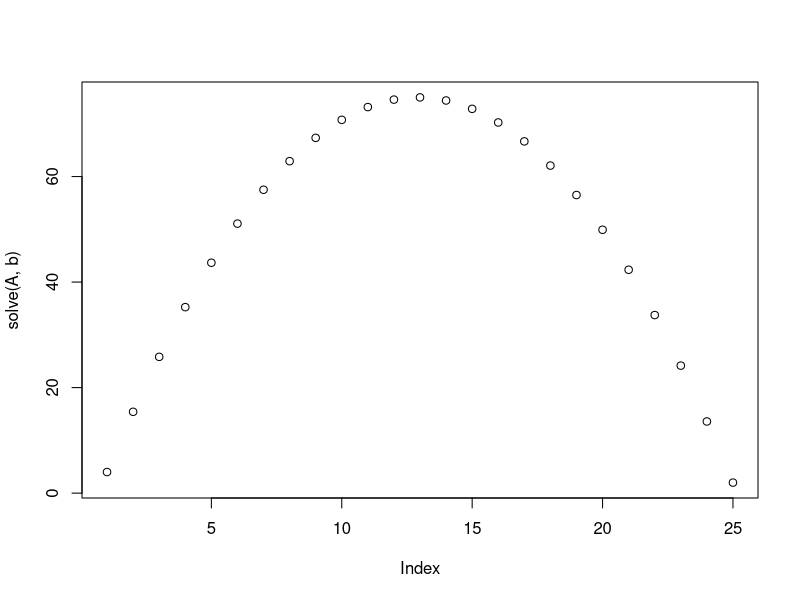
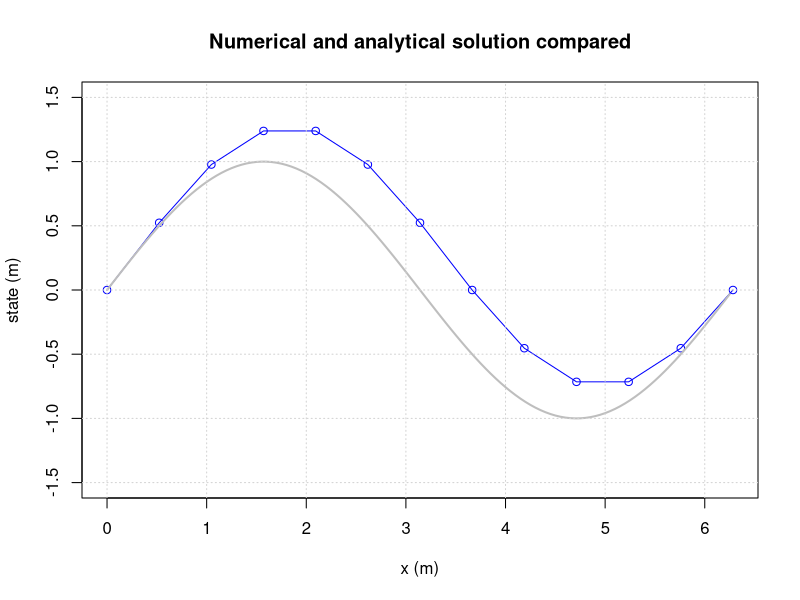

The R source for these figures, in order: (Note: this script raises an error after producing the figures.)
## ---- chunk 1
M = matrix (c(1, 2, 3, 4, 5, 6) , nrow=2)
print(M)
## ---- chunk 2
M[1,2]= 100
M[1, ]= c(10, 11, 12)
M[ ,2]= c(-1 ,-2)
## ---- chunk 3
M = matrix(c(1, 2, 3, 4, 5, 6), nrow=2 , ncol=3)
## ---- chunk 4
M = matrix(c(1, 2, 3, 4, 5, 6) , nrow=2 , ncol=2)
## ---- chunk 5
M = matrix(c(1, 2, 3, 4, 5, 6) , nrow=2 , ncol=4)
## ---- chunk 6
M = matrix(c(1, 2, 3, 4, 5, 6) , nrow=2 , ncol=3 , byrow=TRUE)
## ---- chunk 7
M = matrix(0,nrow=5,ncol=7)
for(i in 1:nrow(M)) {
  for(j in 1:ncol(M)){
    M[i,j]=i+j
  }
}
print(M)
## ---- chunk 8
M = matrix(0,nrow=3,ncol=5)
for(i in 1:nrow(M)) {
  for(j in 1:ncol(M)){
    M[i,j]=10*i+j
  }
}
print(M)
## ---- chunk 9
M = matrix(0,nrow=5,ncol=5)
for(i in 1:nrow(M)) {
  for(j in 1:ncol(M)){
    M[i,j]=abs(i-j)
  }
}
print(M)
## ---- chunk 10
A = matrix(c(1,0,0,0,0,-1,2,-1,0,0,0,-1,2,-1,0,0,0,-1,2,-1,0,0,0,0,1),nrow=5,ncol=5,byrow=TRUE)
b = matrix(c(4,1,1,1,2),nrow=5)
print(solve(A,b))
## ---- chunk 11
N      = 20
A      = matrix(0,nrow=N,ncol=N)
b      = rep(1,length=N)
A[1,1] = 1
b[1]   = 4
## ---- chunk 12
N      = 25
A      = matrix(0,nrow=N,ncol=N)
b      = rep(1,length=N)
A[1,1] = 1
b[1]   = 4
b[N]   = 2
A[N,N] = 1
for(i in 2:(N-1)){
  A[i,i  ] = 2
  A[i,i-1] = -1
  A[i,i+1] = -1
}
#print(solve(A,b))
plot(solve(A,b))
## ---- chunk 13
M=matrix(0,nrow=3,ncol=3)
# bring flux between 1and 2 in matrix
M[1,1] = M[1,1]-7
M[1,2] = M[1,2]+7
M[2,2] = M[2,2]-7
M[2,1] = M[2,1]+7
# bring flux between 1 and 3 in matrix
M[1,1] = M[1,1]-5
M[1,3] = M[1,3]+5
M[3,3] = M[3,3]-5
M[3,1] = M[3,1]+5
# bring flux between 2 and 3 in matrix
M[2,2] = M[2,2]-8
M[2,3] = M[2,3]+8
M[3,3] = M[3,3]-8
M[3,2] = M[3,2]+8
# bring in the boundary condition
M[1,]  = 0
M[1,1] = 1
# right hand side
b = c(2,-1,-2)
print(solve(M,b))
## ---- chunk 14
M=matrix(0,nrow=3,ncol=3)
# bring flux between 1and 2 in matrix
M[1,1] = M[1,1]-7
M[1,2] = M[1,2]+7
M[2,2] = M[2,2]-7
M[2,1] = M[2,1]+7
# bring flux between 1 and 3 in matrix
M[1,1] = M[1,1]-5
M[1,3] = M[1,3]+5
M[3,3] = M[3,3]-5
M[3,1] = M[3,1]+5
# bring flux between 2 and 3 in matrix
M[2,2] = M[2,2]-8
M[2,3] = M[2,3]+8
M[3,3] = M[3,3]-8
M[3,2] = M[3,2]+8
# bring in the boundary condition
M[1,]  = 0
M[1,1] = 1
# right hand side
b = c(2,0,0)
print(solve(M,b))
## ---- chunk 15
M=matrix(0,nrow=3,ncol=3)
# bring flux between 1and 2 in matrix
M[1,1] = M[1,1]-7
M[1,2] = M[1,2]+7
M[2,2] = M[2,2]-7
M[2,1] = M[2,1]+7
# bring flux between 1 and 3 in matrix
M[1,1] = M[1,1]-5
M[1,3] = M[1,3]+5
M[3,3] = M[3,3]-5
M[3,1] = M[3,1]+5
# bring flux between 2 and 3 in matrix
M[2,2] = M[2,2]-8
M[2,3] = M[2,3]+8
M[3,3] = M[3,3]-8
M[3,2] = M[3,2]+8
# bring in the boundary condition
M[1,]  = 0
M[1,1] = 1
# right hand side
b = c(2,-1,-2)
print(solve(M,b))
## ---- chunk 16
M = matrix(0,nrow=3,ncol=3)
# the following gives an ???elegant??? programming solution
f = c(1,2,3)
t = c(2,3,1)
a = c(7,8,5)
for(i in 1:length(f)){
  M[f[i],f[i]] = M[f[i],f[i]] - a[i]
  M[f[i],t[i]] = M[f[i],t[i]] + a[i]
  M[t[i],t[i]] = M[t[i],t[i]] - a[i]
  M[t[i],f[i]] = M[t[i],f[i]] + a[i]
}
## ---- chunk 17
# Initial parameter values
left          = 0     # usually this variable is set to 0
right         = 2*pi  # end time of the simulation (50)
dx            = pi/6  # delta t; time discretisation (0.25)
left.state    = 0     # state of the system at the beginning of the simulation

# Simulation initialisation
space         = left
result.state  = c(left.state)
result.space  = c(left)
current.state = left.state

sys.fun = function(space,state){
  return(state + dx*cos(space))
}

# Simulation
while(space < right)
{
  current.state = sys.fun(space,current.state)
  result.state  = c(result.state,current.state)
  space         = space + dx
  result.space  = c(result.space,space)
}

# Plotting
plot(result.space,result.state,type='o', xlab="x (m)",ylab="state (m)", ylim = c(-1.5,1.5), col="blue")
space.sequence = seq(left,right,by=0.05)
analyt.state=sin(space.sequence)
lines(space.sequence,analyt.state,col='grey',lwd=2)
title(main='Numerical and analytical solution compared')
grid()
## ---- chunk 18
rm(list=ls()) 

# setting up initial parameters
dx    = pi/6
left  = 0
right = 2*pi
xcoor = seq(left,right, by=dx) # builds a list of all coordinates

bl    = 0                      # left boundary condition
V     = c()                    # build an empty vector for the solutions
M     = matrix(0,nrow=length(xcoor),ncol=length(xcoor)) # an empty matrix for the differencing scheme

### FILL IN THE MATRIX AND VECTOR HERE

# solve matrix equation
s = solve(M,V)

# plotting
plot(xcoor,s,ylab="state (m)",xlab="x (m) ",type='o',col='blue', ylim=c(-1.5,1.5)) # numerical approximation
x_sol = seq(left,right,by=0.05)
lines(x_sol,sin(x_sol),type='l', col="grey",lwd=2)
title(main='Forward differencing scheme with matrices')
grid()
## ---- chunk 19
rm(list=ls()) 

# setting up initial parameters
dx    = pi/6
left  = 0
right = 2*pi
xcoor = seq(left,right, by=dx) # builds a list of all coordinates

bl    = 0                      # left boundary condition
V     = c()                    # build an empty vector for the solutions
M     = matrix(0,nrow=length(xcoor),ncol=length(xcoor)) # an empty matrix for the differencing scheme

# populating vector and matrix
for(j in 2:(length(xcoor)))
{
  M[j,j]   = 1
  M[j,j-1] = -1
  V[j]     = dx*cos(xcoor[j-1])  # -1 because it's an explicit scheme
}

# left boundary condtion
M[1,1]     = 1
M[1,2]     = 0
V[1]       = bl

# solve matrix equation
s = solve(M,V)

# plotting
plot(xcoor,s,ylab="state (m)",xlab="x (m) ",type='o',col='blue', ylim=c(-1.5,1.5)) # numerical approximation
x_sol = seq(left,right,by=0.05)
lines(x_sol,sin(x_sol),type='l', col="grey",lwd=2)
title(main='Forward differencing scheme with matrices')
grid()
## ---- chunk 20
rm(list=ls()) 

# setting up initial parameters
dx    = pi/6
left  = 0
right = 2*pi
xcoor = seq(left,right, by=dx) # builds a list of all coordinates

bl    = 0                      # left boundary condition
V     = c()                    # build an empty vector for the solutions
M     = matrix(0,nrow=length(xcoor),ncol=length(xcoor)) # an empty matrix for the differencing scheme

# populating vector and matrix
for(j in 2:(length(xcoor)))
{
  M[j,j]   = 1
  M[j,j-1] = -1
  V[j]     = dx*cos(xcoor[j])
}

# left boundary condtion
M[1,1]     = 1
M[1,2]     = 0
V[1]       = bl

# solve matrix equation
s = solve(M,V)

# plotting
plot(xcoor,s,ylab="state (m)",xlab="x (m) ",type='o',col='blue', ylim=c(-1.5,1.5)) # numerical approximation
x_sol = seq(left,right,by=0.05)
lines(x_sol,sin(x_sol),type='l', col="grey",lwd=2)
title(main='Backward differencing scheme with matrices')
grid()
## ---- chunk 21
rm(list=ls()) 

# setting up initial parameters
dx    = pi/6
left  = 0
right = 2*pi
xcoor = seq(left,right, by=dx) # builds a list of all coordinates

bl    = sin(left)              # left boundary condition
br    = sin(right)             # right boundary condition
V     = c()                    # build an empty vector for the solutions
M     = matrix(0,nrow=length(xcoor),ncol=length(xcoor)) # an empty matrix for the differencing scheme

# populating vector and matrix
for(j in 2:(length(xcoor)-1))
{
  M[j,j-1] = -1
  if(length(xcoor)!=j){M[j,j+1] = 1}
  M[j,j] = 10E-15 # analytically this should be 0, but this results in a singular matrix that,by defenition is ininvertable. This means that an analytical solution does not exist anymore
  V[j]     = 2*dx*cos(xcoor[j])
}

# left boundary condtion
M[1,1]       = 1
M[1,2]       = 0
V[1]         = bl

# right boundary condition
end = length(xcoor)
M[end,end]   = 1
M[end,end-1] = 0
V[end]       = br

# solve matrix equation
s = solve(M,V)

# plotting
plot(xcoor,s,ylab="state (m)",xlab="x (m) ",type='o',col='blue', ylim=c(-1.5,1.5)) # numerical approximation
x_sol = seq(left,right,by=0.05)
lines(x_sol,sin(x_sol),type='l', col="grey",lwd=2)
title(main='Central differencing scheme with matrices')
grid()
## ---- chunk 22
dx    = 5    # step size
D     = 5    # diffusion coefficient
u     = 5    # advectio coefficient
bl    = 0    # left boundary
br    = 1    # right boundary
n     = 5    # amount of nodes

left  = 0    # left coordinate
xcoor = seq(left,dx*(n-1), by=dx)

V     = c()  # build an empty vector for the solutions
M     = matrix(0,nrow=length(xcoor),ncol=length(xcoor)) 

for(j in 2:(length(xcoor)-1))
{
  M[j,j-1] = -u/(2*dx) - D/(dx^2)
  M[j,j  ] = 2*D/(dx^2)
  M[j,j+1] = u/(2*dx) - D/(dx^2)
  V[j]     = 0
}

# Left boundary
M[1,1] = 1
V[1]   = bl

# Right boundary
M[n,n] = 1
V[n]   = br

# Solve the system
s = solve(M,V)

print(M)
## ---- chunk 23
dx    = 5    # step size
D     = 5    # diffusion coefficient
u     = 5    # advectio coefficient
bl    = 0    # left boundary
br    = 1    # right boundary
n     = 5    # amount of nodes

left  = 0    # left coordinate
xcoor = seq(left,dx*(n-1), by=dx)

V     = c()  # build an empty vector for the solutions
M     = matrix(0,nrow=length(xcoor),ncol=length(xcoor)) 

for(j in 2:(length(xcoor)-1))
{
  M[j,j-1] = -u/(2*dx) - D/(dx^2)
  M[j,j  ] = 2*D/(dx^2)
  M[j,j+1] = u/(2*dx) - D/(dx^2)
  V[j]     = 0
}

# Left boundary
M[1,1] = 1
V[1]   = bl

# Right boundary
M[n,n] = 1
V[n]   = br

# Solve the system
s = solve(M,V)

# Plotting
plot(xcoor,s,ylab="state (m)",xlab="x (m) ",type='o',col='blue')
title(main='Advection Diffusion Equation')
grid()

# Calculate and plot the analytical solution
L = dx*(n-1)
xcooranalyt = seq(0,L, by=0.01)
sanalyt = c()
Danalyt = D
uanalyt = u
Peanalyt = uanalyt*L/Danalyt

for(j in 1:(length(xcooranalyt)))
{
  sanalyt[j] = bl+(exp(xcooranalyt[j]*Peanalyt/L)-1.)/(exp(Peanalyt)-1.)*(br-bl)
}

lines(xcooranalyt,sanalyt,col="grey",lwd=2) # analytical solution
legend(10, 0.8, c("numerical", "analytical"), col = c("blue","grey"), lty = c(1,1), pch = c(-1,-1))
## ---- chunk 24
dx    = 3   # step size
D     = 5    # diffusion coefficient
u     = 5    # advectio coefficient
bl    = 0    # left boundary
br    = 1    # right boundary

left  = 0    # left coordinate
right = 50
xcoor = seq(left,right, by=dx)

V     = c()  # build an empty vector for the solutions
M     = matrix(0,nrow=length(xcoor),ncol=length(xcoor)) 

for(j in 2:(length(xcoor)-1))
{
  M[j,j-1] = -u/(2*dx) - D/(dx^2)
  M[j,j  ] = 2*D/(dx^2)
  M[j,j+1] = u/(2*dx) - D/(dx^2)
  V[j]     = 0
}

# Left boundary
M[1,1] = 1
V[1]   = bl

# Right boundary
n = length(xcoor)
M[n,n] = 1
V[n]   = br

# Solve the system
s = solve(M,V)

# Plotting
plot(xcoor,s,ylab="state (m)",xlab="x (m) ",type='o',col='blue')
title(main='Advection Diffusion Equation')
grid()

# Calculate and plot the analytical solution
L = dx*(n-1)
xcooranalyt = seq(0,L, by=0.01)
sanalyt = c()
Danalyt = D
uanalyt = u
Peanalyt = uanalyt*L/Danalyt

for(j in 1:(length(xcooranalyt)))
{
  sanalyt[j] = bl+(exp(xcooranalyt[j]*Peanalyt/L)-1.)/(exp(Peanalyt)-1.)*(br-bl)
}

lines(xcooranalyt,sanalyt,col="grey",lwd=2) # analytical solution
legend(10, 0.8, c("numerical", "analytical"), col = c("blue","grey"), lty = c(1,1), pch = c(-1,-1))
